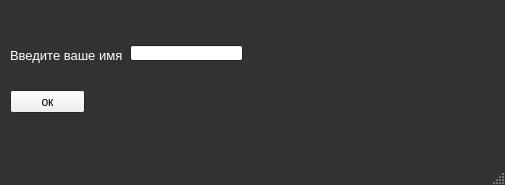
<?xml version="1.0" encoding="UTF-8"?>
<ui version="4.0">
 <class>MainWindow</class>
 <widget class="QMainWindow" name="MainWindow">
  <property name="geometry">
   <rect>
    <x>0</x>
    <y>0</y>
    <width>505</width>
    <height>185</height>
   </rect>
  </property>
  <property name="palette">
   <palette>
    <active>
     <colorrole role="WindowText">
      <brush brushstyle="SolidPattern">
       <color alpha="255">
        <red>255</red>
        <green>255</green>
        <blue>255</blue>
       </color>
      </brush>
     </colorrole>
     <colorrole role="Base">
      <brush brushstyle="SolidPattern">
       <color alpha="255">
        <red>255</red>
        <green>255</green>
        <blue>255</blue>
       </color>
      </brush>
     </colorrole>
     <colorrole role="Window">
      <brush brushstyle="SolidPattern">
       <color alpha="255">
        <red>50</red>
        <green>50</green>
        <blue>50</blue>
       </color>
      </brush>
     </colorrole>
    </active>
    <inactive>
     <colorrole role="WindowText">
      <brush brushstyle="SolidPattern">
       <color alpha="255">
        <red>255</red>
        <green>255</green>
        <blue>255</blue>
       </color>
      </brush>
     </colorrole>
     <colorrole role="Base">
      <brush brushstyle="SolidPattern">
       <color alpha="255">
        <red>255</red>
        <green>255</green>
        <blue>255</blue>
       </color>
      </brush>
     </colorrole>
     <colorrole role="Window">
      <brush brushstyle="SolidPattern">
       <color alpha="255">
        <red>50</red>
        <green>50</green>
        <blue>50</blue>
       </color>
      </brush>
     </colorrole>
    </inactive>
    <disabled>
     <colorrole role="WindowText">
      <brush brushstyle="SolidPattern">
       <color alpha="255">
        <red>120</red>
        <green>120</green>
        <blue>120</blue>
       </color>
      </brush>
     </colorrole>
     <colorrole role="Base">
      <brush brushstyle="SolidPattern">
       <color alpha="255">
        <red>50</red>
        <green>50</green>
        <blue>50</blue>
       </color>
      </brush>
     </colorrole>
     <colorrole role="Window">
      <brush brushstyle="SolidPattern">
       <color alpha="255">
        <red>50</red>
        <green>50</green>
        <blue>50</blue>
       </color>
      </brush>
     </colorrole>
    </disabled>
   </palette>
  </property>
  <property name="windowTitle">
   <string>MainWindow</string>
  </property>
  <widget class="QWidget" name="centralwidget">
   <widget class="QLabel" name="label">
    <property name="geometry">
     <rect>
      <x>10</x>
      <y>40</y>
      <width>191</width>
      <height>31</height>
     </rect>
    </property>
    <property name="font">
     <font>
      <pointsize>10</pointsize>
     </font>
    </property>
    <property name="text">
     <string>Введите ваше имя</string>
    </property>
   </widget>
   <widget class="QLineEdit" name="lineEdit">
    <property name="geometry">
     <rect>
      <x>130</x>
      <y>45</y>
      <width>113</width>
      <height>16</height>
     </rect>
    </property>
   </widget>
   <widget class="QPushButton" name="pushButton">
    <property name="geometry">
     <rect>
      <x>10</x>
      <y>90</y>
      <width>75</width>
      <height>23</height>
     </rect>
    </property>
    <property name="text">
     <string>ок</string>
    </property>
   </widget>
  </widget>
  <widget class="QMenuBar" name="menubar">
   <property name="geometry">
    <rect>
     <x>0</x>
     <y>0</y>
     <width>505</width>
     <height>20</height>
    </rect>
   </property>
  </widget>
  <widget class="QStatusBar" name="statusbar"/>
 </widget>
 <resources/>
 <connections/>
</ui>
